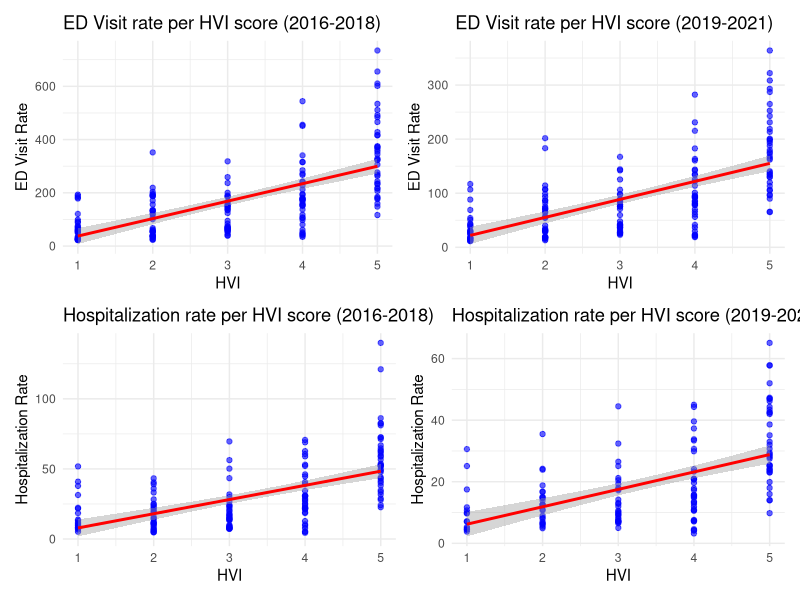

The R source for this figure:
## ---- chunk 1

# Set global knit options

knitr::opts_chunk$set(
  message = FALSE,
  warning = FALSE
)

## ---- chunk 2

# Load libraries

library(tidyverse)
library(broom)
library(patchwork)

# Read full data

full_data2 = read_csv("data/NYC_total.csv")

# Data ED Visits (2016-2018)

full_data2_ed_1 = full_data2 |> 
  mutate(hvi = as.numeric(hvi)) |> 
  filter(indicator == "ed_visits_rate") |> 
  filter(data_years == "2016-2018")

## Datasets for Graphing (datasets 1 & 2):
## Changing HVI to numeric

# Data ED Visits (2019-2021)

full_data2_ed_2 = full_data2 |> 
  mutate(hvi = as.numeric(hvi)) |> 
  filter(indicator == "ed_visits_rate") |> 
  filter(data_years == "2019-2021")

# Data Hospitalizations (2016-2018)

full_data2_hosp_1 = full_data2 |> 
  mutate(hvi = as.numeric(hvi)) |> 
  filter(indicator == "hosp_rate") |>  
  filter(data_years == "2016-2018")

# Data Hospitalizations (2019-2021)

full_data2_hosp_2 = full_data2 |> 
  mutate(hvi = as.numeric(hvi)) |> 
  filter(indicator == "hosp_rate") |>  
  filter(data_years == "2019-2021")

## Datasets for Statistical Analysis (datasets 3 & 4):
## Keeping HVI as a factor variable


# Data ED Visits (2016-2018)

full_data2_ed_3 = full_data2 |> 
  filter(indicator == "ed_visits_rate") |>  # filtering only ed_visits
  filter(data_years == "2016-2018")

# Data ED Visits (2019-2021)

full_data2_ed_4 = full_data2 |> 
  filter(indicator == "ed_visits_rate") |>  # filtering only ed_visits
  filter(data_years == "2019-2021")

# Data Hospitalizations (2016-2018)

full_data2_hosp_3 = full_data2 |> 
  filter(indicator == "hosp_rate") |>  #filtering only hospitlization rate
  filter(data_years == "2016-2018")

# Data Hospitalizations (2019-2021)

full_data2_hosp_4 = full_data2 |> 
  filter(indicator == "hosp_rate") |>  #filtering only hospitlization rate
  filter(data_years == "2019-2021")
## ---- chunk 3

# Fit linear regression model for ED visits (2016-2018)
# Examining relationship between visit rates and borough/HVI

fit = lm(zip_code_rate ~ borough + hvi, data = full_data2_ed_3)

# Format results table

results_table = tidy(fit) |>
  select(-statistic) |>
  knitr::kable(digit = 3)

## ---- chunk 4

# Fit linear regression model for ED visits (2019-2021)
# Examining relationship between visit rates and borough/HVI

fit2 = lm(zip_code_rate ~ borough + hvi, data = full_data2_ed_4)

# Format results table

results_table2 = tidy(fit2) |>
  select(-statistic) |>
  knitr::kable(digit = 3)

## ---- chunk 5

# Fit linear regression model for hospitalizations (2016-2018)

fit3 = lm(zip_code_rate ~ borough + hvi, data = full_data2_hosp_3)

# Format results table

results_table3 = tidy(fit3) |>
  select(-statistic) |>
  knitr::kable(digit = 3)

## ---- chunk 6

# Fit linear regression model for hospitalizations (2019-2021)

fit4 = lm(zip_code_rate ~ borough + hvi, data = full_data2_hosp_4)
results_table4 = tidy(fit4) |>
  select(-statistic) |>
  knitr::kable(digit = 3)

## ---- chunk 7

# Calculate average HVI scores for each borough
# This helps understand overall heat vulnerability patterns across boroughs

daa = full_data2 |> 
  mutate(hvi = as.numeric(hvi)) |>
  group_by(borough) |> 
  summarise(hvi_mean = mean(hvi))

# Produce table

knitr::kable(daa)

## ---- chunk 8

# Create visualization plots showing relationship between HVI scores and health outcomes
# Four plots examine ED visits and hospitalizations across both time periods

plot1 = ggplot(full_data2_ed_1, aes(x = hvi, y = zip_code_rate)) +
  geom_point(color = "blue", alpha = 0.6) +  # Data points
  geom_smooth(method = "lm", color = "red", se = TRUE) +  # Regression line with confidence interval
  labs(title = "ED Visit rate per HVI score (2016-2018)", x = "HVI", y = "ED Visit Rate") +
  theme_minimal()

plot2 = ggplot(full_data2_ed_2, aes(x = hvi, y = zip_code_rate)) +
  geom_point(color = "blue", alpha = 0.6) +  # Data points
  geom_smooth(method = "lm", color = "red", se = TRUE) +  # Regression line with confidence interval
  labs(title = "ED Visit rate per HVI score (2019-2021)", x = "HVI", y = "ED Visit Rate") +
  theme_minimal()

plot3 = ggplot(full_data2_hosp_1, aes(x = hvi, y = zip_code_rate)) +
  geom_point(color = "blue", alpha = 0.6) +  # Data points
  geom_smooth(method = "lm", color = "red", se = TRUE) +  # Regression line with confidence interval
  labs(title = "Hospitalization rate per HVI score (2016-2018)", x = "HVI", y = "Hospitalization Rate") +
  theme_minimal()

plot4 = ggplot(full_data2_hosp_2, aes(x = hvi, y = zip_code_rate)) +
  geom_point(color = "blue", alpha = 0.6) +  # Data points
  geom_smooth(method = "lm", color = "red", se = TRUE) +  # Regression line with confidence interval
  labs(title = "Hospitalization rate per HVI score (2019-2021)", x = "HVI", y = "Hospitalization Rate") +
  theme_minimal()

(plot1 + plot2) / (plot3 + plot4)
